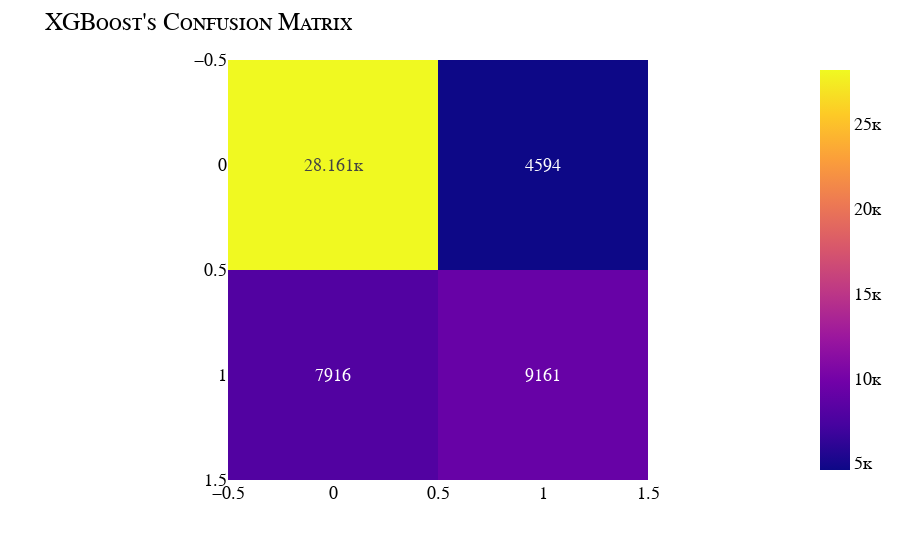

The code cell stored with this chart in its notebook:
### Code cell
accuracy = xg.score(X_test, y_test)

print(f"Accuracy: {accuracy*100:.2f}")
print("\nClassification report")
print(classification_report(y_test, preds))

cm = confusion_matrix(y_test, preds)
fig = px.imshow(cm, text_auto=True).update_layout(title={"text": "XGBoost's Confusion Matrix"}, font=my_font).show()

### Figure 1 — Plotly figure (JSON) as saved in the notebook; plotly's stock layout.template omitted (floating-point values rounded to 4 significant figures)
{"data": [{"coloraxis": "coloraxis", "hovertemplate": "x: %{x}<br>y: %{y}<br>color: %{z}<extra></extra>", "name": "0", "texttemplate": "%{z}", "type": "heatmap", "xaxis": "x", "yaxis": "y", "z": [[28161, 4594], [7916, 9161]]}], "layout": {"coloraxis": {"colorscale": [[0, "#0d0887"], [0.1111, "#46039f"], [0.2222, "#7201a8"], [0.3333, "#9c179e"], [0.4444, "#bd3786"], [0.5556, "#d8576b"], [0.6667, "#ed7953"], [0.7778, "#fb9f3a"], [0.8889, "#fdca26"], [1, "#f0f921"]]}, "font": {"color": "Black", "family": "Courier New, monospace", "size": 18, "variant": "small-caps"}, "margin": {"t": 60}, "title": {"text": "XGBoost's Confusion Matrix"}, "xaxis": {"anchor": "y", "constrain": "domain", "domain": [0, 1], "scaleanchor": "y"}, "yaxis": {"anchor": "x", "autorange": "reversed", "constrain": "domain", "domain": [0, 1]}}}
